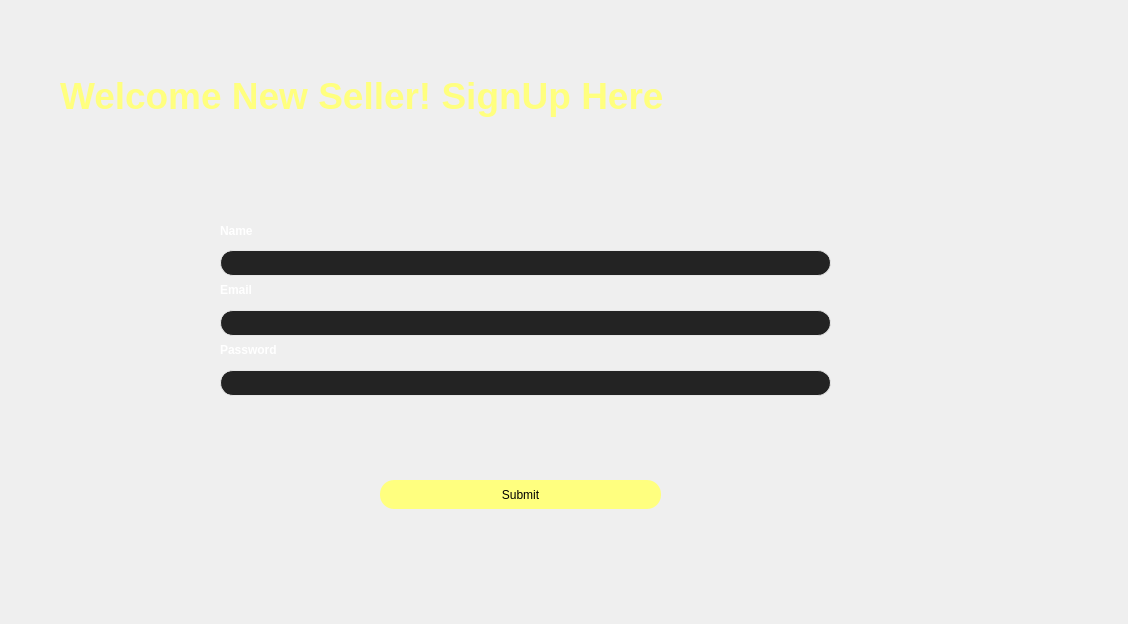
<?xml version="1.0" encoding="UTF-8"?>
<ui version="4.0">
 <class>sellerSignUp</class>
 <widget class="QDialog" name="sellerSignUp">
  <property name="geometry">
   <rect>
    <x>0</x>
    <y>0</y>
    <width>1128</width>
    <height>624</height>
   </rect>
  </property>
  <property name="windowTitle">
   <string>Dialog</string>
  </property>
  <property name="styleSheet">
   <string notr="true"/>
  </property>
  <widget class="QLabel" name="label">
   <property name="geometry">
    <rect>
     <x>220</x>
     <y>220</y>
     <width>51</width>
     <height>21</height>
    </rect>
   </property>
   <property name="styleSheet">
    <string notr="true">font-family: 'Lobster', cursive;
color: rgb(255, 255, 255);
font-weight: 900;</string>
   </property>
   <property name="text">
    <string>Name</string>
   </property>
  </widget>
  <widget class="QLabel" name="label_2">
   <property name="geometry">
    <rect>
     <x>220</x>
     <y>280</y>
     <width>51</width>
     <height>20</height>
    </rect>
   </property>
   <property name="styleSheet">
    <string notr="true">font-family: 'Lobster', cursive;
color: rgb(255, 255, 255);
font-weight: 900;</string>
   </property>
   <property name="text">
    <string>Email</string>
   </property>
  </widget>
  <widget class="QLabel" name="label_3">
   <property name="geometry">
    <rect>
     <x>220</x>
     <y>340</y>
     <width>81</width>
     <height>20</height>
    </rect>
   </property>
   <property name="styleSheet">
    <string notr="true">font-family: 'Lobster', cursive;
color: rgb(255, 255, 255);
font-weight: 900;</string>
   </property>
   <property name="text">
    <string>Password</string>
   </property>
  </widget>
  <widget class="QPushButton" name="pushButton">
   <property name="geometry">
    <rect>
     <x>380</x>
     <y>480</y>
     <width>281</width>
     <height>29</height>
    </rect>
   </property>
   <property name="styleSheet">
    <string notr="true">background-color: rgb(255, 255, 127);
color: rgb(0, 0, 0);
border-radius:13.5px;
height: 30px;</string>
   </property>
   <property name="text">
    <string>Submit</string>
   </property>
  </widget>
  <widget class="QLineEdit" name="sellername">
   <property name="geometry">
    <rect>
     <x>220</x>
     <y>250</y>
     <width>611</width>
     <height>26</height>
    </rect>
   </property>
   <property name="styleSheet">
    <string notr="true">border: 1px solid #e7e7e7;
    border-radius: 13px;
    background-color: #232323;
    color: white;</string>
   </property>
   <property name="text">
    <string/>
   </property>
  </widget>
  <widget class="QLineEdit" name="selleremail">
   <property name="geometry">
    <rect>
     <x>220</x>
     <y>310</y>
     <width>611</width>
     <height>26</height>
    </rect>
   </property>
   <property name="styleSheet">
    <string notr="true">border: 1px solid #e7e7e7;
    border-radius: 13px;
    background-color: #232323;
    color: white;</string>
   </property>
   <property name="text">
    <string/>
   </property>
  </widget>
  <widget class="QLineEdit" name="sellerpassword">
   <property name="geometry">
    <rect>
     <x>220</x>
     <y>370</y>
     <width>611</width>
     <height>26</height>
    </rect>
   </property>
   <property name="styleSheet">
    <string notr="true">border: 1px solid #e7e7e7;
    border-radius: 13px;
    background-color: #232323;
    color: white;</string>
   </property>
   <property name="text">
    <string/>
   </property>
   <property name="echoMode">
    <enum>QLineEdit::Password</enum>
   </property>
  </widget>
  <widget class="QLabel" name="label_4">
   <property name="geometry">
    <rect>
     <x>60</x>
     <y>70</y>
     <width>961</width>
     <height>51</height>
    </rect>
   </property>
   <property name="styleSheet">
    <string notr="true">font: 28pt;
font: 28pt &quot;Snap ITC&quot;;
color: rgb(255, 255, 127);
font-weight: 900;
text-align: center;</string>
   </property>
   <property name="text">
    <string>Welcome New Seller! SignUp Here</string>
   </property>
  </widget>
 </widget>
 <resources/>
 <connections/>
</ui>
